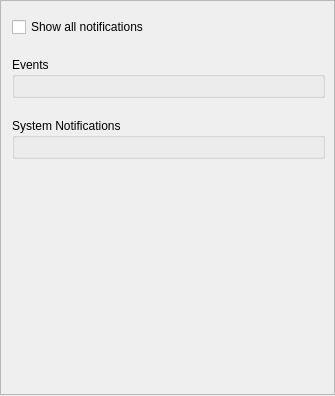
<?xml version="1.0" encoding="UTF-8"?>
<ui version="4.0">
 <class>PopupSettingsWidget</class>
 <widget class="QWidget" name="PopupSettingsWidget">
  <property name="geometry">
   <rect>
    <x>0</x>
    <y>0</y>
    <width>335</width>
    <height>396</height>
   </rect>
  </property>
  <layout class="QVBoxLayout" name="verticalLayout">
   <property name="spacing">
    <number>1</number>
   </property>
   <property name="leftMargin">
    <number>0</number>
   </property>
   <property name="topMargin">
    <number>0</number>
   </property>
   <property name="rightMargin">
    <number>0</number>
   </property>
   <property name="bottomMargin">
    <number>0</number>
   </property>
   <item>
    <widget class="QScrollArea" name="scrollArea">
     <property name="horizontalScrollBarPolicy">
      <enum>Qt::ScrollBarAlwaysOff</enum>
     </property>
     <property name="widgetResizable">
      <bool>true</bool>
     </property>
     <property name="alignment">
      <set>Qt::AlignLeading|Qt::AlignLeft|Qt::AlignTop</set>
     </property>
     <widget class="QWidget" name="scrollAreaWidgetContents">
      <property name="geometry">
       <rect>
        <x>0</x>
        <y>0</y>
        <width>333</width>
        <height>172</height>
       </rect>
      </property>
      <property name="sizePolicy">
       <sizepolicy hsizetype="Preferred" vsizetype="Maximum">
        <horstretch>0</horstretch>
        <verstretch>0</verstretch>
       </sizepolicy>
      </property>
      <layout class="QVBoxLayout" name="verticalLayout_2">
       <property name="spacing">
        <number>20</number>
       </property>
       <property name="leftMargin">
        <number>11</number>
       </property>
       <property name="topMargin">
        <number>16</number>
       </property>
       <property name="bottomMargin">
        <number>16</number>
       </property>
       <item>
        <widget class="QCheckBox" name="showAllCheckBox">
         <property name="text">
          <string>Show all notifications</string>
         </property>
        </widget>
       </item>
       <item>
        <widget class="QGroupBox" name="businessEventsGroupBox">
         <property name="title">
          <string>Events</string>
         </property>
         <property name="flat">
          <bool>true</bool>
         </property>
         <layout class="QVBoxLayout" name="businessEventsLayout"/>
        </widget>
       </item>
       <item>
        <widget class="QGroupBox" name="systemHealthGroupBox">
         <property name="title">
          <string>System Notifications</string>
         </property>
         <property name="flat">
          <bool>true</bool>
         </property>
         <layout class="QVBoxLayout" name="systemHealthLayout"/>
        </widget>
       </item>
      </layout>
     </widget>
    </widget>
   </item>
   <item>
    <widget class="nx::vms::client::desktop::CommonMessageBar" name="deprecationMessageBar" native="true"/>
   </item>
  </layout>
 </widget>
 <customwidgets>
  <customwidget>
   <class>nx::vms::client::desktop::CommonMessageBar</class>
   <extends>QWidget</extends>
   <header>nx/vms/client/desktop/common/widgets/message_bar.h</header>
   <container>1</container>
  </customwidget>
 </customwidgets>
 <resources/>
 <connections/>
</ui>
